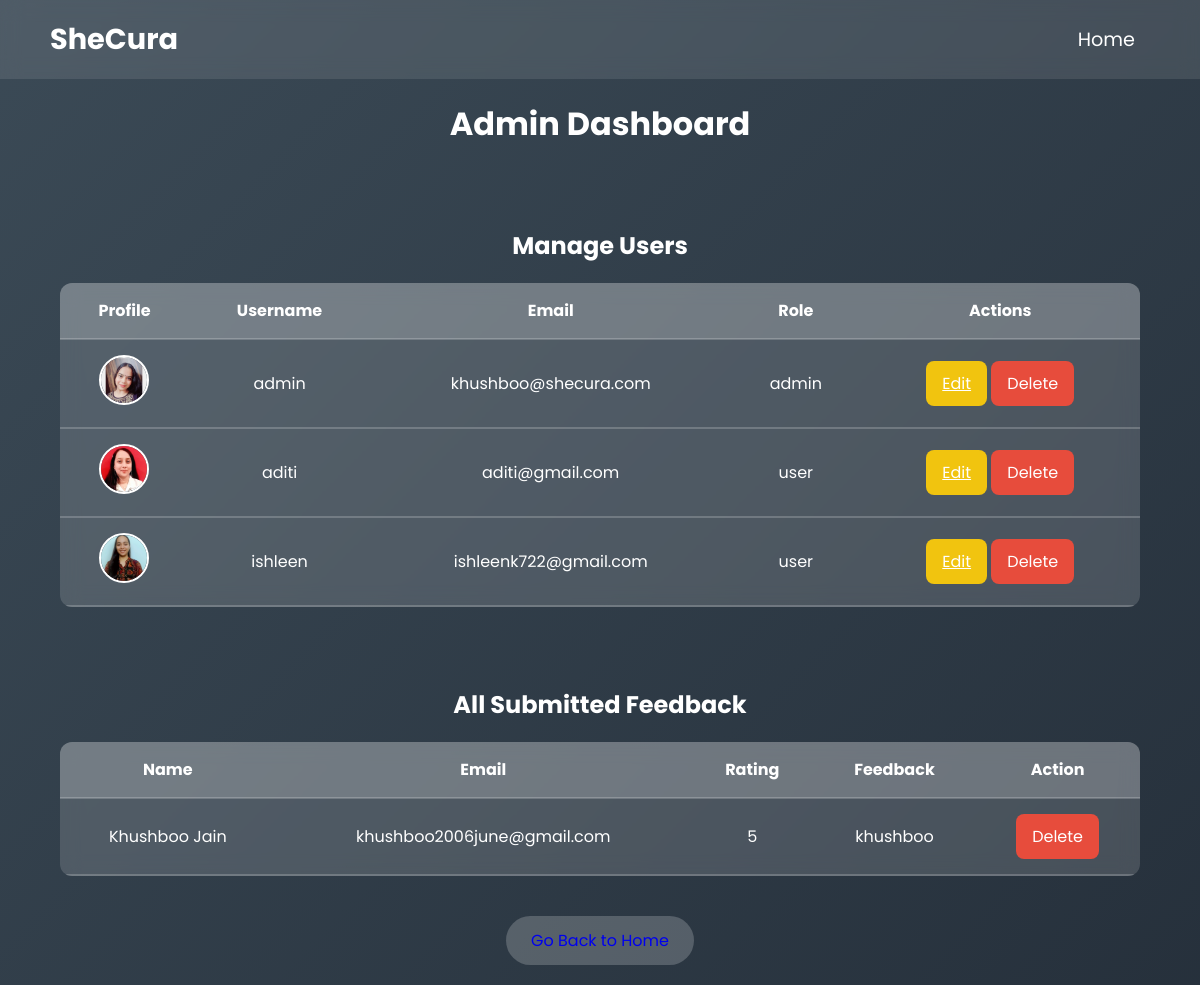
The page /admin on the database its author committed.
### app.py (models this page shows)
class User(db.Model, UserMixin):
    id = db.Column(db.Integer, primary_key=True)
    username = db.Column(db.String(80), unique=True, nullable=False)
    email = db.Column(db.String(120), unique=True, nullable=False)
    password = db.Column(db.String(128), nullable=False)
    role = db.Column(db.String(20), nullable=False, default='user')
    items = db.relationship('Item', backref='owner', lazy=True)
    profile_pic = db.Column(db.String(255), nullable=True)

class Feedback(db.Model):
    id = db.Column(db.Integer, primary_key=True)
    name = db.Column(db.String(100), nullable=False)
    email = db.Column(db.String(100), nullable=False)
    rating = db.Column(db.Integer, nullable=False)
    feedback = db.Column(db.Text, nullable=False)

### app.py (the view)
@app.route('/admin')
def admin():
    users = User.query.all()  # Fetch all users from the database
    feedback_list = Feedback.query.all()  # Get all feedback from the database
    return render_template('admin.html', users=users, feedback_list=feedback_list)

### templates/admin.html (shortened to what this page needs)
<!DOCTYPE html>
<html lang="en">
<head>
</head>
<body>
    <div class="navbar">
        <div class="brand">SheCura</div>
        <a href="/" class="home-link">Home</a>
    </div>
    <h1>Admin Dashboard</h1>
    <h2>Manage Users</h2>
    <table>
        <tr>
            <th>Profile</th>
            <th>Username</th>
            <th>Email</th>
            <th>Role</th>
            <th>Actions</th>
        </tr>
        {% for user in users %}
        <tr>
            <td><img src="{{ url_for('static', filename='uploads/' + user.profile_pic) if user.profile_pic else url_for('static', filename='profile_pics/default.png') }}" class="profile-img"></td>
            <td>{{ user.username }}</td>
            <td>{{ user.email }}</td>
            <td>{{ user.role }}</td>
            <td>
                <a href="{{ url_for('edit_user', user_id=user.id) }}" class="btn edit-btn">Edit</a>
                <form action="{{ url_for('delete_user', user_id=user.id) }}" method="POST" style="display:inline;">
                    <button type="submit" class="btn delete-btn">Delete</button>
                </form>
            </td>
        </tr>
        {% endfor %}
    </table>
    <h2>All Submitted Feedback</h2>
    <table>
        <tr>
            <th>Name</th>
            <th>Email</th>
            <th>Rating</th>
            <th>Feedback</th>
            <th>Action</th>
        </tr>
        {% for feedback in feedback_list %}
        <tr>
            <td>{{ feedback.name }}</td>
            <td>{{ feedback.email }}</td>
            <td>{{ feedback.rating }}</td>
            <td>{{ feedback.feedback }}</td>
            <td>
                <form action="{{ url_for('delete_feedback', feedback_id=feedback.id) }}" method="POST">
                    <button type="submit" class="btn delete-btn">Delete</button>
                </form>
            </td>
        </tr>
        {% endfor %}
    </table>
    <a href="/" class="back-button">Go Back to Home</a>
</body>
</html>

### templates/admin.html (style rules this page uses)
* { margin: 0; padding: 0; box-sizing: border-box; font-family: 'Poppins', sans-serif; }
body { background: linear-gradient(-45deg, #34495e, #2c3e50, #1f2833, #3b4a56); background-size: 400% 400%; color: #ffffff; text-align: center; padding-top: 80px; animation: gradientBG 10s ease infinite; }
.navbar { width: 100%; background: rgba(255, 255, 255, 0.1); backdrop-filter: blur(10px); display: flex; justify-content: space-between; align-items: center; padding: 15px 50px; position: fixed; top: 0; left: 0; z-index: 1000; }
.brand { font-size: 1.8rem; font-weight: 700; }
.home-link { text-decoration: none; color: #ffffff; font-size: 1.2rem; padding: 10px 15px; border-radius: 8px; transition: 0.3s; }
h1, h2 { margin: 20px 0; }
h2 { margin-top: 80px; }
table { width: 90%; max-width: 1200px; margin: 20px auto; border-collapse: collapse; background: rgba(255, 255, 255, 0.15); backdrop-filter: blur(10px); border-radius: 12px; overflow: hidden; }
th, td { padding: 15px; text-align: center; border-bottom: 2px solid rgba(255, 255, 255, 0.2); }
th { background: rgba(255, 255, 255, 0.2); font-weight: bold; }
.profile-img { width: 50px; height: 50px; border-radius: 50%; object-fit: cover; border: 2px solid #ffffff; }
.btn { padding: 10px 16px; border: none; cursor: pointer; font-size: 1rem; border-radius: 8px; transition: 0.3s; color: white; display: inline-block; }
.edit-btn { background: #f1c40f; }
.delete-btn { background: #e74c3c; }
.back-button { display: inline-block; margin: 20px auto; padding: 12px 25px; text-decoration: none; background: rgba(255, 255, 255, 0.2); border-radius: 25px; transition: 0.3s; }

### rows shown on the page
User: profile_pic (picture), username "admin", email "khushboo@shecura.com", role "admin"
User: profile_pic (picture), username "aditi", email "aditi@gmail.com", role "user"
User: profile_pic (picture), username "ishleen", email "ishleenk722@gmail.com", role "user"
Feedback: name "Khushboo Jain", email "khushboo2006june@gmail.com", rating "5", feedback "khushboo"
